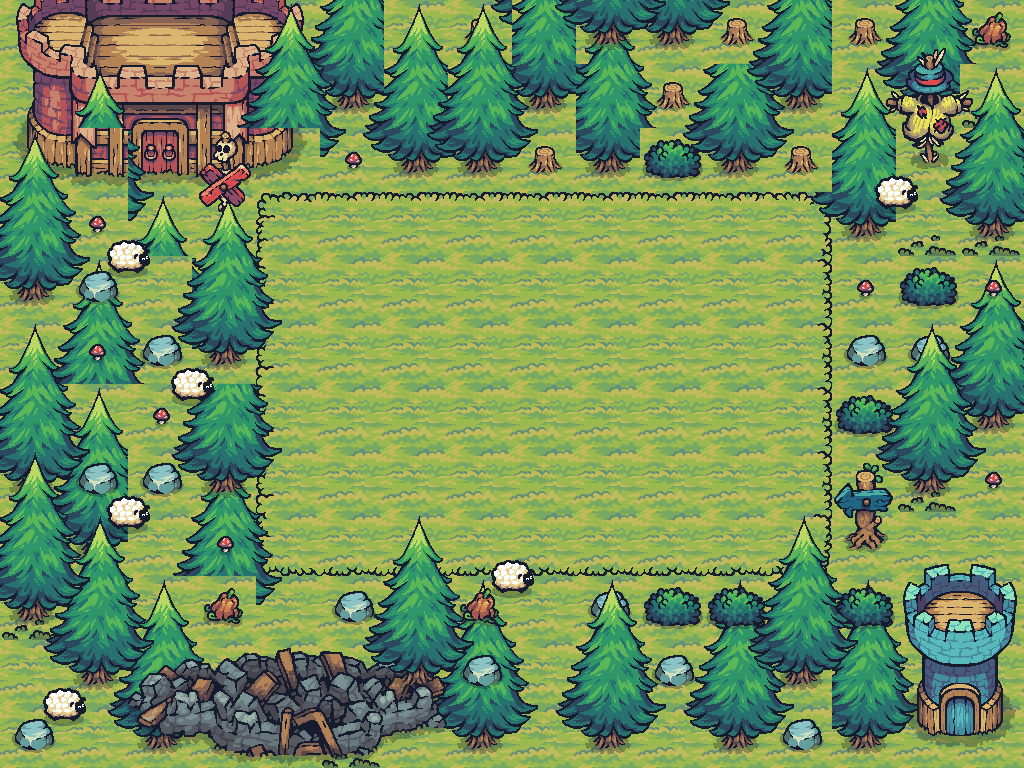

A 2D game scene composited from a Tiled map and its tileset images. What follows is a short description and the map's XML, with every tile layer's data as written:
An orthogonal 16x12 tile map with 64x64 px tiles, 7 tile layers (GameBackground, GameGrid, LayerOne, LayerTwo, ...), 13 tilesets and 27 objects (18x Block, 5x Barrel, PlayerCheckpoint, AntiPlayerCheckpoint, Player, ...).

<map version="1.10" tiledversion="1.11.0" orientation="orthogonal" renderorder="right-down" width="16" height="12" tilewidth="64" tileheight="64" infinite="0" nextlayerid="9" nextobjectid="3">
 <tileset firstgid="1" source="Terrain.tsx" />
 <tileset firstgid="41" source="Castle_Red.tsx" />
 <tileset firstgid="61" source="Tree.tsx" />
 <tileset firstgid="169" source="17.tsx" />
 <tileset firstgid="171" source="Tower_Blue.tsx" />
 <tileset firstgid="179" source="01.tsx" />
 <tileset firstgid="180" source="06.tsx" />
 <tileset firstgid="181" source="18.tsx" />
 <tileset firstgid="190" source="09.tsx" />
 <tileset firstgid="191" source="12.tsx" />
 <tileset firstgid="192" source="16.tsx" />
 <tileset firstgid="194" source="Castle_Destroyed.tsx" />
 <tileset firstgid="214" source="HappySheep_Idle.tsx" />
 <layer id="3" name="GameBackground" width="16" height="12">
  <data encoding="csv">
12,12,12,12,12,12,12,12,12,12,12,12,12,12,12,12,
12,12,12,12,12,12,12,12,12,12,12,12,12,12,12,12,
12,12,12,12,12,12,12,12,12,12,12,12,12,12,12,12,
12,12,12,12,12,12,12,12,12,12,12,12,12,12,12,12,
12,12,12,12,12,0,0,0,0,0,0,0,12,12,12,12,
12,12,12,12,12,0,0,0,0,0,0,0,12,12,12,12,
12,12,12,12,12,0,0,0,0,0,0,0,12,12,12,12,
12,12,12,12,12,0,0,0,0,0,0,0,12,12,12,12,
12,12,12,12,12,12,12,12,12,12,12,12,12,12,12,12,
12,12,12,12,12,12,12,12,12,12,12,12,12,12,12,12,
12,12,12,12,12,12,12,12,12,12,12,12,12,12,12,12,
12,12,12,12,12,12,12,12,12,12,12,12,12,12,12,12
</data>
 </layer>
 <layer id="1" name="GameGrid" width="16" height="12">
  <data encoding="csv">
0,0,0,0,0,0,0,0,0,0,0,0,0,0,0,0,
0,0,0,0,0,0,0,0,0,0,0,0,0,0,0,0,
0,0,0,0,0,0,0,0,0,0,0,0,0,0,0,0,
0,0,0,0,1,2,2,2,2,2,2,2,3,0,0,0,
0,0,0,0,11,12,12,12,12,12,12,12,13,0,0,0,
0,0,0,0,11,12,12,12,12,12,12,12,13,0,0,0,
0,0,0,0,11,12,12,12,12,12,12,12,13,0,0,0,
0,0,0,0,11,12,12,12,12,12,12,12,13,0,0,0,
0,0,0,0,21,22,22,22,22,22,22,22,23,0,0,0,
0,0,0,0,0,0,0,0,0,0,0,0,0,0,0,0,
0,0,0,0,0,0,0,0,0,0,0,0,0,0,0,0,
0,0,0,0,0,0,0,0,0,0,0,0,0,0,0,0
</data>
 </layer>
 <layer id="2" name="LayerOne" width="16" height="12">
  <data encoding="csv">
46,47,48,49,50,61,62,158,74,85,86,87,63,73,74,75,
51,52,53,54,55,73,74,85,86,87,73,74,75,85,86,5,
56,57,58,59,60,85,86,87,0,0,85,86,87,0,0,0,
5,61,62,63,0,0,0,0,0,0,0,0,0,0,5,5,
61,62,63,75,0,0,0,0,0,0,0,0,0,0,64,65,
73,74,75,87,0,0,0,0,0,0,0,0,0,0,76,77,
61,62,63,5,0,0,0,0,0,0,0,0,0,0,88,89,
73,74,61,62,63,0,0,0,0,0,0,0,0,0,5,0,
85,86,73,74,75,0,0,0,0,0,0,0,0,0,0,0,
5,64,65,66,87,0,61,62,63,0,64,65,66,65,66,0,
0,76,77,78,0,0,73,74,75,10,76,77,78,77,78,0,
0,88,89,90,0,5,85,86,87,0,88,89,90,89,90,0
</data>
 </layer>
 <layer id="4" name="LayerTwo" width="16" height="12">
  <data encoding="csv">
0,0,0,0,76,77,61,62,63,62,63,73,74,181,182,191,
0,0,0,0,88,89,73,74,75,74,75,85,86,184,185,186,
0,0,0,192,0,179,85,86,87,86,190,0,0,187,188,189,
0,179,0,193,0,0,0,0,0,0,0,0,0,0,0,0,
0,180,0,190,0,0,0,0,0,0,0,0,0,179,190,179,
0,179,180,0,0,0,0,0,0,0,0,0,0,180,180,0,
0,0,179,0,0,0,0,0,0,0,0,0,0,190,0,0,
179,180,180,0,0,0,0,0,0,0,0,0,0,169,0,179,
0,0,0,179,0,0,0,0,0,0,0,0,0,170,171,172,
0,179,0,191,0,180,0,191,0,180,190,190,0,190,173,174,
0,0,204,205,206,207,208,180,0,0,180,0,0,0,175,176,
180,0,209,210,211,212,213,0,0,179,0,0,180,0,177,178
</data>
 </layer>
 <layer id="5" name="LayerThree" width="16" height="12">
  <data encoding="csv">
0,0,0,61,62,63,0,85,85,86,87,158,0,158,0,0,
64,65,66,73,74,75,0,0,0,0,158,0,61,62,64,65,
62,63,78,0,0,87,0,0,158,0,0,0,158,74,76,77,
74,75,90,65,66,0,0,0,0,0,0,0,85,86,88,89,
86,87,76,77,78,0,0,0,0,0,0,0,0,0,0,0,
62,63,88,89,90,0,0,0,0,0,0,0,0,64,65,66,
74,75,76,77,78,0,0,0,0,0,0,0,0,76,77,78,
86,87,88,89,90,0,0,0,0,0,0,0,0,88,89,90,
64,65,66,0,0,0,0,0,0,0,0,64,65,66,0,0,
76,77,78,0,0,0,0,0,64,65,66,76,77,78,0,0,
88,89,90,0,0,0,0,0,76,77,78,88,89,90,0,0,
0,0,0,0,0,0,0,0,88,89,90,0,0,0,0,0
</data>
 </layer>
 <objectgroup id="8" name="Tree" />
 <layer id="6" name="LayerFour" width="16" height="12">
  <data encoding="csv">
0,0,0,0,0,0,0,0,0,0,0,0,0,0,0,0,
0,0,0,0,0,0,0,0,0,0,0,0,0,0,0,0,
0,0,0,0,0,0,0,0,0,0,0,0,0,0,0,0,
0,0,0,0,0,0,0,0,0,0,0,0,0,0,0,0,
0,0,0,0,0,0,0,0,0,0,0,0,0,0,0,0,
0,0,0,0,0,0,0,0,0,0,0,0,0,0,0,0,
0,0,0,0,0,0,0,0,0,0,0,0,0,0,0,0,
62,63,0,0,0,0,0,0,0,0,0,0,0,0,0,0,
74,75,0,0,0,61,62,63,0,0,0,0,0,0,0,0,
86,87,0,0,0,73,74,75,0,0,0,0,0,0,0,0,
0,0,0,0,0,85,86,87,0,0,0,0,0,0,0,0,
0,0,0,0,0,0,0,0,0,0,0,0,0,0,0,0
</data>
 </layer>
 <layer id="7" name="Sheep" width="16" height="12">
  <data encoding="csv">
0,0,0,0,0,0,0,0,0,0,0,0,0,0,0,0,
0,0,0,0,0,0,0,0,0,0,0,0,0,0,0,0,
0,0,0,0,0,0,0,0,0,0,0,0,0,214,215,0,
0,214,215,0,0,0,0,0,0,0,0,0,0,230,231,0,
0,230,231,0,0,0,0,0,0,0,0,0,0,0,0,0,
0,0,214,215,0,0,0,0,0,0,0,0,0,0,0,0,
0,0,230,231,0,0,0,0,0,0,0,0,0,0,0,0,
0,214,215,0,0,0,0,0,0,0,0,0,0,0,0,0,
0,230,231,0,0,0,0,214,215,0,0,0,0,0,0,0,
0,0,0,0,0,0,0,230,231,0,0,0,0,0,0,0,
214,215,0,0,0,0,0,0,0,0,0,0,0,0,0,0,
230,231,0,0,0,0,0,0,0,0,0,0,0,0,0,0
</data>
 </layer>
 <objectgroup id="30" name="CollisionblocksForGrid">
  <object id="101" name="Block" type="Block" x="256" y="128" width="576" height="64" />
  <object id="102" name="Block" type="Block" x="256" y="576" width="576" height="64" />
  <object id="103" name="Block" type="Block" x="192" y="192" width="64" height="384" />
  <object id="104" name="Block" type="Block" x="831" y="192" width="64" height="384" />
 </objectgroup>
 <objectgroup id="5" name="Collisionblocks">
   <object id="3" name="Block" type="Block" x="512" y="192" width="64" height="64" />
   <object id="5" name="Block" type="Block" x="512" y="256" width="64" height="64" />
   <object id="7" name="Block" type="Block" x="640" y="256" width="64" height="64" />
   <object id="8" name="Block" type="Block" x="768" y="256" width="64" height="64" />
   <object id="9" name="Block" type="Block" x="256" y="320" width="64" height="64" />
   <object id="10" name="Block" type="Block" x="384" y="320" width="64" height="64" />
   <object id="11" name="Block" type="Block" x="448" y="320" width="64" height="64" />
   <object id="12" name="Block" type="Block" x="576" y="320" width="64" height="64" />
   <object id="14" name="Block" type="Block" x="512" y="384" width="64" height="64" />
   <object id="17" name="Block" type="Block" x="512" y="448" width="64" height="64" />
   <object id="19" name="Block" type="Block" x="512" y="512" width="64" height="64" />
   <object id="20" name="Block" type="Block" x="640" y="512" width="64" height="64" />
   <object id="22" name="Block" type="Block" x="768" y="512" width="64" height="64" />
   <object id="23" name="Block" type="Block" x="448" y="384" width="64" height="64" />
 </objectgroup>
 <objectgroup id="6" name="Checkpoints">
   <object id="2" name="PlayerCheckpoint" type="PlayerCheckpoint" x="448" y="192" width="64" height="64" />
   <object id="6" name="AntiPlayerCheckpoint" type="AntiPlayerCheckpoint" x="576" y="256" width="64" height="64" />
 </objectgroup>
 <objectgroup id="7" name="Spawnpoints">
   <object id="1" name="Barrel" type="Barrel" x="384" y="192" width="64" height="64" />
   <object id="4" name="Barrel" type="Barrel" x="256" y="256" width="64" height="64" />
   <object id="13" name="Barrel" type="Barrel" x="384" y="384" width="64" height="64" />
   <object id="15" name="Barrel" type="Barrel" x="704" y="384" width="64" height="64" />
   <object id="16" name="Barrel" type="Barrel" x="768" y="384" width="64" height="64" />
   <object id="18" name="Player" type="Player" x="256" y="512" width="64" height="64" />
   <object id="21" name="AntiPlayer" type="AntiPlayer" x="704" y="512" width="64" height="64" />
 </objectgroup>
</map>
